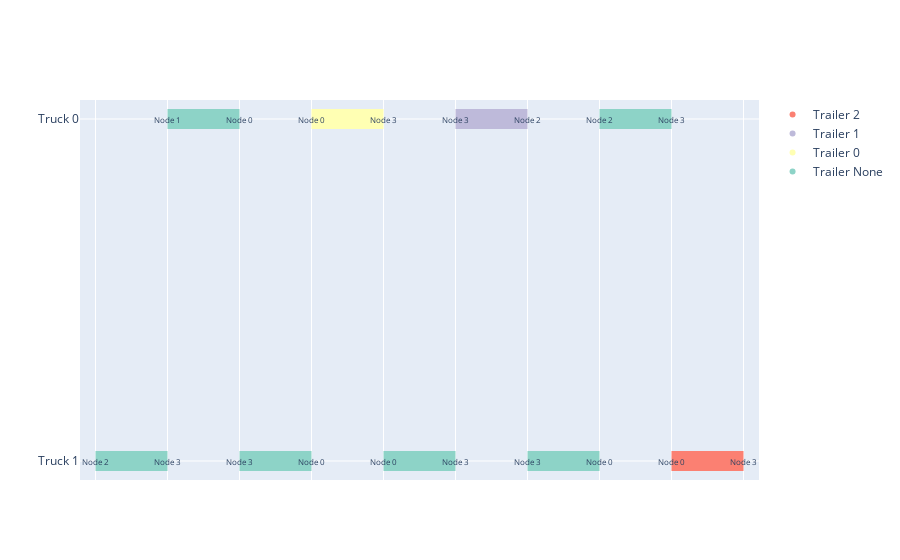

Notebook code for this chart:
### Code cell
env = EVRP
dataset = env.make_dataset(
        filename='../instances/example.json'
    )

# Need a dataloader to batch instances
dataloader = DataLoader(dataset, batch_size=1, collate_fn=collate_fn)

# Make var works for dicts
batch = next(iter(dataloader))

# Run the model
model.eval()
model.set_decode_type('greedy')

with torch.no_grad():
    length, _, edges, decision = model(batch[0].copy(), batch[1].copy(), return_pi=True)

edges=edges.permute(1,2,0)
decision=decision.permute(0, 2, 1)

for i, graph in enumerate(batch[1]):
    print("graph_index", i)
    fig, ax = plt.subplots()
    graph.draw(ax=ax, with_labels=True)
    plt.show()

    for edge, d in zip(edges[i], decision[i]):
        fig, ax = plt.subplots()
        print(edge, d)

        graph.clear()
        edge = graph.visit_edge([edge])
        graph.update_attributes(edge)
        graph.draw(ax=ax, with_labels=True)

        plt.show()

    data = edges[0].numpy().astype(int)
    plot_timeline(data)

### Figure 1 — Plotly figure (JSON) as saved in the notebook; plotly's stock layout.template omitted (floating-point values rounded to 4 significant figures)
{"data": [{"hoverinfo": "none", "line": {"color": "rgb(141,211,199)", "width": 20}, "mode": "lines", "name": "Truck 0", "showlegend": false, "x": ["1970-01-01T01:00:00", "1970-01-01T02:00:00"], "y": ["Truck 0", "Truck 0"], "type": "scatter"}, {"hoverinfo": "none", "line": {"color": "rgb(255,255,179)", "width": 20}, "mode": "lines", "name": "Truck 0", "showlegend": false, "x": ["1970-01-01T03:00:00", "1970-01-01T04:00:00"], "y": ["Truck 0", "Truck 0"], "type": "scatter"}, {"hoverinfo": "none", "line": {"color": "rgb(190,186,218)", "width": 20}, "mode": "lines", "name": "Truck 0", "showlegend": false, "x": ["1970-01-01T05:00:00", "1970-01-01T06:00:00"], "y": ["Truck 0", "Truck 0"], "type": "scatter"}, {"hoverinfo": "none", "line": {"color": "rgb(141,211,199)", "width": 20}, "mode": "lines", "name": "Truck 0", "showlegend": false, "x": ["1970-01-01T07:00:00", "1970-01-01T08:00:00"], "y": ["Truck 0", "Truck 0"], "type": "scatter"}, {"hoverinfo": "none", "line": {"color": "rgb(141,211,199)", "width": 20}, "mode": "lines", "name": "Truck 1", "showlegend": false, "x": ["1970-01-01T00:00:00", "1970-01-01T01:00:00"], "y": ["Truck 1", "Truck 1"], "type": "scatter"}, {"hoverinfo": "none", "line": {"color": "rgb(141,211,199)", "width": 20}, "mode": "lines", "name": "Truck 1", "showlegend": false, "x": ["1970-01-01T02:00:00", "1970-01-01T03:00:00"], "y": ["Truck 1", "Truck 1"], "type": "scatter"}, {"hoverinfo": "none", "line": {"color": "rgb(141,211,199)", "width": 20}, "mode": "lines", "name": "Truck 1", "showlegend": false, "x": ["1970-01-01T04:00:00", "1970-01-01T05:00:00"], "y": ["Truck 1", "Truck 1"], "type": "scatter"}, {"hoverinfo": "none", "line": {"color": "rgb(141,211,199)", "width": 20}, "mode": "lines", "name": "Truck 1", "showlegend": false, "x": ["1970-01-01T06:00:00", "1970-01-01T07:00:00"], "y": ["Truck 1", "Truck 1"], "type": "scatter"}, {"hoverinfo": "none", "line": {"color": "rgb(251,128,114)", "width": 20}, "mode": "lines", "name": "Truck 1", "showlegend": false, "x": ["1970-01-01T08:00:00", "1970-01-01T09:00:00"], "y": ["Truck 1", "Truck 1"], "type": "scatter"}, {"legendgroup": "Trailer None", "marker": {"color": "rgb(141,211,199)"}, "mode": "markers", "name": "Trailer None", "x": [null], "y": [null], "type": "scatter"}, {"legendgroup": "Trailer 0", "marker": {"color": "rgb(255,255,179)"}, "mode": "markers", "name": "Trailer 0", "x": [null], "y": [null], "type": "scatter"}, {"legendgroup": "Trailer 1", "marker": {"color": "rgb(190,186,218)"}, "mode": "markers", "name": "Trailer 1", "x": [null], "y": [null], "type": "scatter"}, {"legendgroup": "Trailer 2", "marker": {"color": "rgb(251,128,114)"}, "mode": "markers", "name": "Trailer 2", "x": [null], "y": [null], "type": "scatter"}], "layout": {"annotations": [{"align": "center", "arrowhead": 2, "arrowsize": 1.5, "arrowwidth": 1.5, "ax": 20, "ay": 0, "font": {"size": 8}, "showarrow": false, "text": "Node 1", "valign": "bottom", "x": "1970-01-01T01:00:00", "xref": "x", "y": "Truck 0", "yref": "y"}, {"align": "center", "arrowhead": 2, "arrowsize": 1.5, "arrowwidth": 1.5, "ax": -20, "ay": 0, "font": {"size": 8}, "showarrow": false, "text": "Node 0", "valign": "bottom", "x": "1970-01-01T02:00:00", "xref": "x", "y": "Truck 0", "yref": "y"}, {"align": "center", "arrowhead": 2, "arrowsize": 1.5, "arrowwidth": 1.5, "ax": 20, "ay": 0, "font": {"size": 8}, "showarrow": false, "text": "Node 0", "valign": "bottom", "x": "1970-01-01T03:00:00", "xref": "x", "y": "Truck 0", "yref": "y"}, {"align": "center", "arrowhead": 2, "arrowsize": 1.5, "arrowwidth": 1.5, "ax": -20, "ay": 0, "font": {"size": 8}, "showarrow": false, "text": "Node 3", "valign": "bottom", "x": "1970-01-01T04:00:00", "xref": "x", "y": "Truck 0", "yref": "y"}, {"align": "center", "arrowhead": 2, "arrowsize": 1.5, "arrowwidth": 1.5, "ax": 20, "ay": 0, "font": {"size": 8}, "showarrow": false, "text": "Node 3", "valign": "bottom", "x": "1970-01-01T05:00:00", "xref": "x", "y": "Truck 0", "yref": "y"}, {"align": "center", "arrowhead": 2, "arrowsize": 1.5, "arrowwidth": 1.5, "ax": -20, "ay": 0, "font": {"size": 8}, "showarrow": false, "text": "Node 2", "valign": "bottom", "x": "1970-01-01T06:00:00", "xref": "x", "y": "Truck 0", "yref": "y"}, {"align": "center", "arrowhead": 2, "arrowsize": 1.5, "arrowwidth": 1.5, "ax": 20, "ay": 0, "font": {"size": 8}, "showarrow": false, "text": "Node 2", "valign": "bottom", "x": "1970-01-01T07:00:00", "xref": "x", "y": "Truck 0", "yref": "y"}, {"align": "center", "arrowhead": 2, "arrowsize": 1.5, "arrowwidth": 1.5, "ax": -20, "ay": 0, "font": {"size": 8}, "showarrow": false, "text": "Node 3", "valign": "bottom", "x": "1970-01-01T08:00:00", "xref": "x", "y": "Truck 0", "yref": "y"}, {"align": "center", "arrowhead": 2, "arrowsize": 1.5, "arrowwidth": 1.5, "ax": 20, "ay": 0, "font": {"size": 8}, "showarrow": false, "text": "Node 2", "valign": "bottom", "x": "1970-01-01T00:00:00", "xref": "x", "y": "Truck 1", "yref": "y"}, {"align": "center", "arrowhead": 2, "arrowsize": 1.5, "arrowwidth": 1.5, "ax": -20, "ay": 0, "font": {"size": 8}, "showarrow": false, "text": "Node 3", "valign": "bottom", "x": "1970-01-01T01:00:00", "xref": "x", "y": "Truck 1", "yref": "y"}, {"align": "center", "arrowhead": 2, "arrowsize": 1.5, "arrowwidth": 1.5, "ax": 20, "ay": 0, "font": {"size": 8}, "showarrow": false, "text": "Node 3", "valign": "bottom", "x": "1970-01-01T02:00:00", "xref": "x", "y": "Truck 1", "yref": "y"}, {"align": "center", "arrowhead": 2, "arrowsize": 1.5, "arrowwidth": 1.5, "ax": -20, "ay": 0, "font": {"size": 8}, "showarrow": false, "text": "Node 0", "valign": "bottom", "x": "1970-01-01T03:00:00", "xref": "x", "y": "Truck 1", "yref": "y"}, {"align": "center", "arrowhead": 2, "arrowsize": 1.5, "arrowwidth": 1.5, "ax": 20, "ay": 0, "font": {"size": 8}, "showarrow": false, "text": "Node 0", "valign": "bottom", "x": "1970-01-01T04:00:00", "xref": "x", "y": "Truck 1", "yref": "y"}, {"align": "center", "arrowhead": 2, "arrowsize": 1.5, "arrowwidth": 1.5, "ax": -20, "ay": 0, "font": {"size": 8}, "showarrow": false, "text": "Node 3", "valign": "bottom", "x": "1970-01-01T05:00:00", "xref": "x", "y": "Truck 1", "yref": "y"}, {"align": "center", "arrowhead": 2, "arrowsize": 1.5, "arrowwidth": 1.5, "ax": 20, "ay": 0, "font": {"size": 8}, "showarrow": false, "text": "Node 3", "valign": "bottom", "x": "1970-01-01T06:00:00", "xref": "x", "y": "Truck 1", "yref": "y"}, {"align": "center", "arrowhead": 2, "arrowsize": 1.5, "arrowwidth": 1.5, "ax": -20, "ay": 0, "font": {"size": 8}, "showarrow": false, "text": "Node 0", "valign": "bottom", "x": "1970-01-01T07:00:00", "xref": "x", "y": "Truck 1", "yref": "y"}, {"align": "center", "arrowhead": 2, "arrowsize": 1.5, "arrowwidth": 1.5, "ax": 20, "ay": 0, "font": {"size": 8}, "showarrow": false, "text": "Node 0", "valign": "bottom", "x": "1970-01-01T08:00:00", "xref": "x", "y": "Truck 1", "yref": "y"}, {"align": "center", "arrowhead": 2, "arrowsize": 1.5, "arrowwidth": 1.5, "ax": -20, "ay": 0, "font": {"size": 8}, "showarrow": false, "text": "Node 3", "valign": "bottom", "x": "1970-01-01T09:00:00", "xref": "x", "y": "Truck 1", "yref": "y"}], "legend": {"traceorder": "reversed"}, "showlegend": true, "xaxis": {"showticklabels": false}, "yaxis": {"autorange": "reversed"}}}
